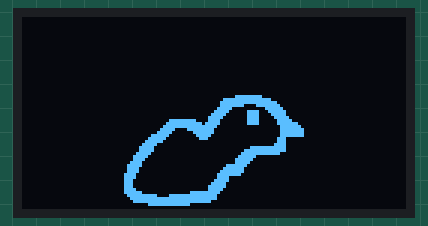
The sketch below on a simulated ESP32-C3. Parts: 128×64 one-colour display.

Above: at 1.1 s.

The sketch:

oled01.ino
```cpp
/**
* Ejemplo básico de escritura y dibujo en una pantalla Oled. Se ha usado un Esp32-C3 Supermini con una Oled incluida de 72x40 (que en realidad resultó ser de 70x40).
*/

//#include <MUIU8g2.h>
#include <U8g2lib.h>
//#include <U8x8lib.h>
#include <Wire.h>

#define SDA_OLED 5
#define CLK_OLED 6

//OLed object, there is no 72x40 constructor in u8g2 hence the 72x40 screen is
// mapped in the middle of the 132x64 pixel buffer of the SSD1306 controller
U8G2_SSD1306_128X64_NONAME_F_HW_I2C u8g2(U8G2_R0, U8X8_PIN_NONE, CLK_OLED, SDA_OLED);

// 'kiwi', 70x40px
const unsigned char epd_bitmap_kiwi [] PROGMEM = {
	0x00, 0x00, 0x00, 0x00, 0x00, 0x00, 0x00, 0x00, 0x00, 0x00, 0x00, 0x00, 0x00, 0x00, 0x00, 0x00,
	0x00, 0x00, 0x00, 0x00, 0x00, 0x00, 0x00, 0x7f, 0xc0, 0x00, 0x00, 0x00, 0x00, 0x00, 0x00, 0x07,
	0xff, 0xf8, 0x00, 0x00, 0x00, 0x00, 0x00, 0x00, 0x0f, 0xff, 0xfe, 0x00, 0x00, 0x00, 0x00, 0x00,
	0x00, 0x0f, 0xf0, 0xff, 0x00, 0x00, 0x00, 0x00, 0x00, 0x00, 0x1f, 0x00, 0x1f, 0x80, 0x00, 0x00,
	0x00, 0x00, 0x00, 0x3e, 0x07, 0x8f, 0xc0, 0x00, 0x00, 0x00, 0x00, 0x00, 0x7c, 0x07, 0x87, 0xc0,
	0x00, 0x00, 0x00, 0x00, 0x00, 0xf8, 0x07, 0x83, 0xe0, 0x00, 0x00, 0x00, 0x1f, 0xf0, 0xf0, 0x07,
	0x81, 0xf0, 0x00, 0x00, 0x00, 0x3f, 0xfd, 0xf0, 0x07, 0x81, 0xfc, 0x00, 0x00, 0x00, 0x7f, 0xff,
	0xe0, 0x00, 0x00, 0xfe, 0x00, 0x00, 0x00, 0xf8, 0x7f, 0xc0, 0x00, 0x00, 0xff, 0x00, 0x00, 0x01,
	0xf0, 0x1f, 0xc0, 0x00, 0x00, 0xff, 0x00, 0x00, 0x07, 0xe0, 0x0f, 0x80, 0x00, 0x00, 0xff, 0x00,
	0x00, 0x0f, 0xc0, 0x07, 0x00, 0x00, 0x01, 0xc0, 0x00, 0x00, 0x1f, 0x80, 0x00, 0x00, 0x00, 0x01,
	0xc0, 0x00, 0x00, 0x3e, 0x00, 0x00, 0x00, 0x00, 0x03, 0xc0, 0x00, 0x00, 0x7c, 0x00, 0x00, 0x00,
	0x03, 0xff, 0xc0, 0x00, 0x00, 0x7c, 0x00, 0x00, 0x00, 0x0f, 0xff, 0xc0, 0x00, 0x00, 0xf8, 0x00,
	0x00, 0x00, 0x1f, 0xff, 0x00, 0x00, 0x01, 0xf0, 0x00, 0x00, 0x00, 0x3f, 0x00, 0x00, 0x00, 0x01,
	0xe0, 0x00, 0x00, 0x00, 0x7e, 0x00, 0x00, 0x00, 0x03, 0xc0, 0x00, 0x00, 0x00, 0x7c, 0x00, 0x00,
	0x00, 0x07, 0xc0, 0x00, 0x00, 0x03, 0xf8, 0x00, 0x00, 0x00, 0x07, 0x80, 0x00, 0x00, 0x07, 0xf0,
	0x00, 0x00, 0x00, 0x07, 0x80, 0x00, 0x00, 0x0f, 0xf0, 0x00, 0x00, 0x00, 0x0f, 0x00, 0x00, 0x00,
	0x1f, 0xe0, 0x00, 0x00, 0x00, 0x0f, 0x00, 0x00, 0x00, 0x1e, 0x00, 0x00, 0x00, 0x00, 0x0e, 0x00,
	0x00, 0x00, 0x3e, 0x00, 0x00, 0x00, 0x00, 0x0e, 0x00, 0x00, 0x00, 0x7c, 0x00, 0x00, 0x00, 0x00,
	0x0e, 0x00, 0x00, 0x00, 0xfc, 0x00, 0x00, 0x00, 0x00, 0x0f, 0x00, 0x00, 0x00, 0xf8, 0x00, 0x00,
	0x00, 0x00, 0x0f, 0xc0, 0x00, 0x3f, 0xf0, 0x00, 0x00, 0x00, 0x00, 0x07, 0xfe, 0x1f, 0xff, 0xe0,
	0x00, 0x00, 0x00, 0x00, 0x03, 0xff, 0xff, 0xff, 0xe0, 0x00, 0x00, 0x00, 0x00, 0x01, 0xff, 0xff,
	0xff, 0x80, 0x00, 0x00, 0x00, 0x00, 0x00, 0x0f, 0xff, 0xc0, 0x00, 0x00, 0x00, 0x00, 0x00, 0x00,
	0x00, 0x00, 0x00, 0x00, 0x00, 0x00, 0x00, 0x00
};

//Heart symbol
byte heart[8] = {
  0b00000000,
  0b11000011,
  0b11100111,
  0b01111110,
  0b01111110,
  0b00111100,
  0b00011000,
  0b00000000
};

int width = 70;
int height = 40;
int xOffset = 30; // = (132-w)/2
int yOffset = 24; // = (64-h)/2


void setup(void)
{
     //Serial.begin(9600);
     delay(1000);
     u8g2.begin();
     u8g2.setContrast(255); // set contrast to maximum
     u8g2.setBusClock(400000); //400kHz I2C
     u8g2.enableUTF8Print();
     //u8g2.setFont(u8g2_font_unifont_t_latin); //(u8g2_font_ncenB10_tr);
     //Serial.println("OLed iniciada. Para cambiar el tamanio del marco, ingresa (w,h,xOffset,yOffset) en ese orden");
}


void loop(void)
{
    u8g2.clearBuffer(); // clear the internal memory
    //u8g2.drawFrame(xOffset+0, yOffset+0, width, height); //draw a frame around the border
    //u8g2.drawBox(xOffset+0, yOffset+0, width, height); //Fill a box
    //u8g2.setCursor(xOffset+15, yOffset+25);
    //u8g2.printf("%dx%d", width, height);
    //Basic example of string and drawing
    /*u8g2.setCursor(xOffset+4, yOffset+18);
    u8g2.setFont(u8g2_font_unifont_t_latin);
    u8g2.print("ESP32-C3");
    u8g2.drawBitmap(xOffset+22, yOffset+20, 1,8, heart); //u8g2.drawBitMap(x0,y0,byte cnt, h, byte[] bitmap);
    u8g2.drawBitmap(xOffset+32, yOffset+20, 1,8, heart);
    u8g2.drawBitmap(xOffset+42, yOffset+20, 1,8, heart);*/
    //Draw bitmap generated with imageToCpp
    u8g2.drawBitmap(xOffset, yOffset, 9,40, epd_bitmap_kiwi);
    u8g2.sendBuffer(); // transfer internal memory to the display
}
```
